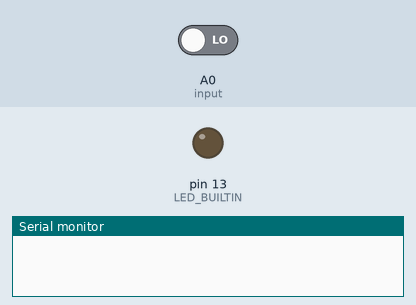
Recording of a sketch running on a simulated Arduino Uno, built with avr-gcc and run on an emulated ATmega328P. Parts: output pins drawn as LEDs (lit = HIGH), the last lines printed to the serial monitor. The inputs (shaded band) are chosen by the test bench; at power-on: A0 (input) LOW.

Above: at 0.1 s.
At 40.1 s:
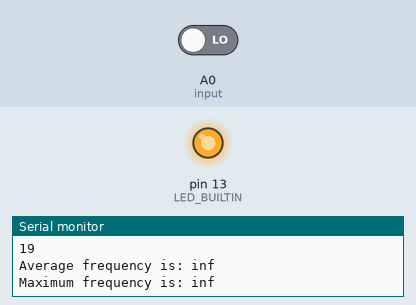
Timing chart, 0 to 41.6 s (numbered marks = the images above):
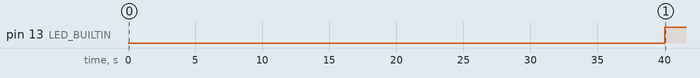

Measured:
- by itself, pin 13 (LED_BUILTIN): LOW → HIGH at 40.0 s

The sketch:

freqmeterAUTO.ino
```cpp
#define input A0
int ontime,offtime,duty;
int count = 0;
double freq,period,average,maximum;

void setup()
{
  pinMode(LED_BUILTIN, OUTPUT);
  digitalWrite(LED_BUILTIN, LOW);   // turn the LED off
  pinMode(input,INPUT);
  Serial.begin(115200);
}
void loop()
{
   ontime = pulseIn(input,HIGH);
   offtime = pulseIn(input,LOW);
   period = ontime+offtime;
   freq = 1000000.0/period;
   if (count < 1) {
    maximum = freq;
    count++;
   }
   else if (count < 20) {
    average += freq/20.0;
    if (freq > maximum)
      maximum = freq;
    Serial.println(count);
    count++;
   }

   if (count == 20){
    digitalWrite(LED_BUILTIN, HIGH);   // turn the LED on
    Serial.print("Average frequency is: "); Serial.println(average,2);
    Serial.print("Maximum frequency is: "); Serial.println(maximum,2);
    count++;
    }

   delay(1);
}
```
